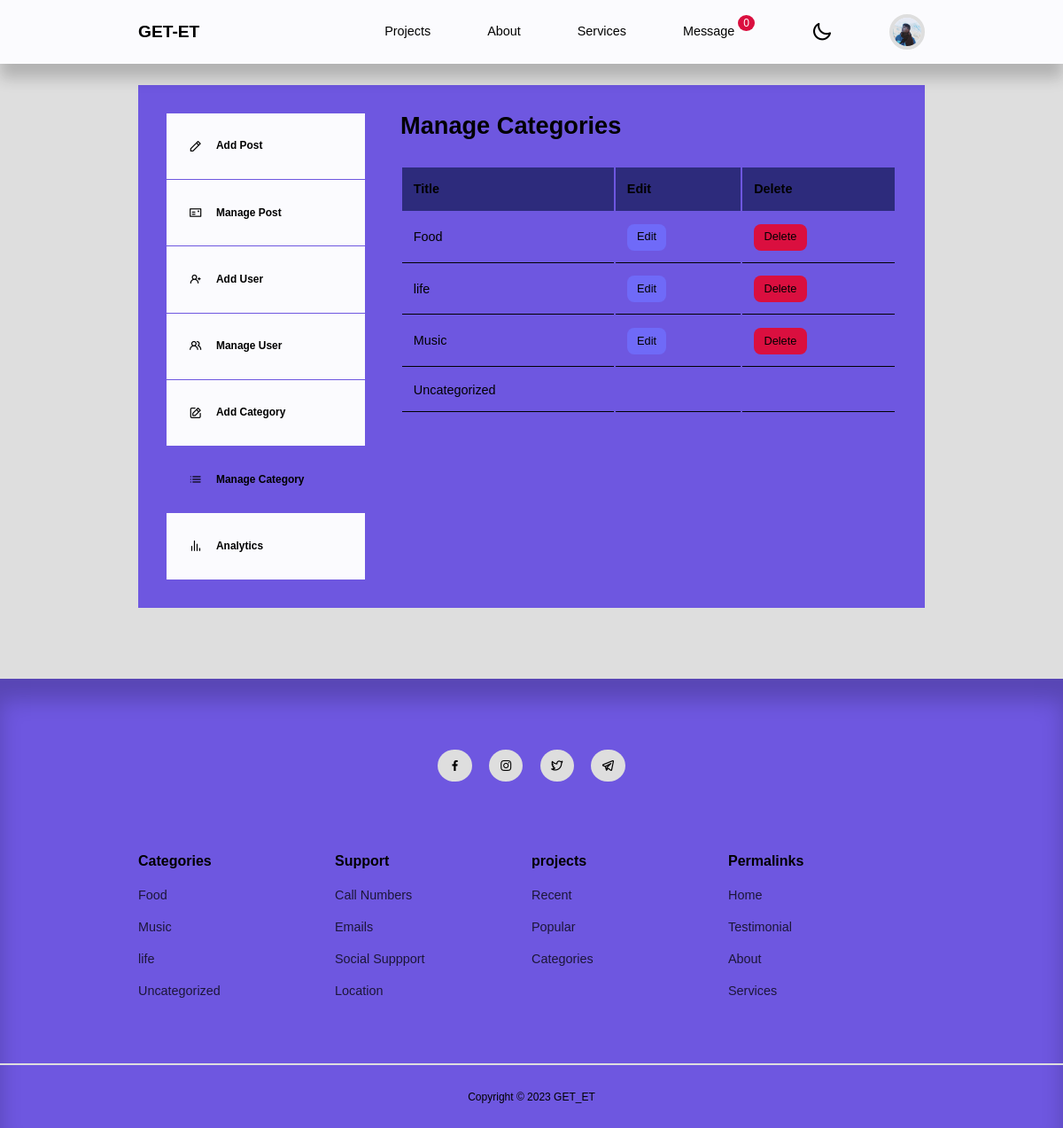
Page /admin/manage-categories.php (signed in) on the committed database.
### tables this page shows
CREATE TABLE `users` (
  `id` int(11) UNSIGNED NOT NULL,
  `firstname` varchar(50) NOT NULL,
  `lastname` varchar(50) NOT NULL,
  `username` varchar(50) NOT NULL,
  `email` varchar(100) NOT NULL,
  `password` varchar(255) NOT NULL,
  `avatar` varchar(255) NOT NULL,
  `is_admin` tinyint(1) NOT NULL,
  `foldername` varchar(255) NOT NULL,
  `status` tinyint(1) UNSIGNED NOT NULL DEFAULT 0,
  `verify_token` varchar(255) NOT NULL,
  `register_date` timestamp NOT NULL DEFAULT current_timestamp()
);

CREATE TABLE `categories` (
  `id` int(11) UNSIGNED NOT NULL,
  `title` varchar(50) NOT NULL,
  `description` varchar(10000) NOT NULL,
  `lock_category` tinyint(4) NOT NULL DEFAULT 0,
  `date_time` timestamp NOT NULL DEFAULT current_timestamp()
);

### admin/partials/header.php (called while the page is built, shortened)
<?php
 require '../partials/header.php';
?>

### admin/manage-categories.php (the view, shortened to what this page needs)
<?php
 include 'partials/header.php';
 $query = "SELECT * FROM categories ORDER BY title";
 $categories = mysqli_query($connection, $query);
 ?>
    <section class="dashboard">
        <div class="container dashboard__container">
            <aside>
                <ul>
                    <li>
                        <a href="add-post.php"><i   class="uil uil-pen"></i>
                        <h5>Add Post</h5></a>
                    </li>
                    <li>
                        <a href="index.php"><i class="uil uil-postcard"></i>
                        <h5>Manage Post</h5></a>
                    </li>
                        <?php
                            if(isset($_SESSION['user_is_admin'])) :
                        ?>
                    <li>
                        <a href="add-user.php"><i class="uil uil-user-plus"></i>
                        <h5>Add User</h5></a>
                    </li>
                    <li>
                        <a href="manage-user.php"><i class="uil uil-users-alt"></i>
                        <h5>Manage User</h5></a>
                    </li>
                    <li>
                        <a href="add-category.php"><i class="uil uil-edit"></i>
                        <h5>Add Category</h5></a>
                    </li>
                    <li>
                        <a href="manage-categories.php" class="active"><i class="uil uil-list-ul"></i>
                        <h5>Manage Category</h5></a>
                    </li>
                    <li>
                        <a href="analysis.php"><i class="uil uil-analytics"></i>
                        <h5>Analytics</h5></a>
                    </li>
                    <?php endif ?>
                </ul>
            </aside>
            <main>
                <h2>Manage Categories</h2>
                <?php if(mysqli_num_rows($categories) > 0) : ?>
                <table>
                    <thead>
                        <tr>
                            <th>Title</th>
                            <th>Edit</th>
                            <th>Delete</th>
                        </tr>
                    </thead>
                    <tbody>
                        <?php while($category = mysqli_fetch_assoc($categories)) : ?>
                            <?php if($category['lock_category']==1) :?>
                        <tr>
                            <td><?= $category['title'] ?></td>
                            <td></td>
                            <td></td>
                        </tr>
                        <?php else :?>
                            <tr>
                            <td><?= $category['title'] ?></td>
                            <td>
                                <?php $id=base64_encode($category['id']); ?>
                                <a href="<?= ROOT_URL ?>admin/edit-category.php?id=<?=$id?>" class="btn sm">Edit</a>
                            </td>
                            <td><a href="<?= ROOT_URL ?>admin/delete-category.php?id=<?= $category['id'] ?>" class="btn sm danger">Delete</a></td>
                        </tr>
                        <?php endif ?>
                       <?php endwhile ?>
                    </tbody>
                </table>
                <?php else : ?>
                    <div class="alert__message error">
                        <?= "No categories found" ?>
                    </div>
                <?php endif ?>
            </main>
        </div>
    </section>
<?php
 include '../partials/footer.php';
 ?>

### partials/header.php (shortened to what this page needs)
<?php
require 'config/database.php';
if(isset($_SESSION['user-id'])) {
    $id = filter_var($_SESSION['user-id'], FILTER_SANITIZE_NUMBER_INT);
    $query = "SELECT avatar, foldername FROM users WHERE id=$id";
    $result = mysqli_query($connection, $query);
    $avatar = mysqli_fetch_assoc($result);
}
?>
<!DOCTYPE html>
<html lang="en">
<head>
    <link rel="stylesheet" href="https://unicons.iconscout.com/release/v4.0.8/css/line.css">
    <link rel="stylesheet" href="<?= ROOT_URL ?>css/style.css">
    <link rel="stylesheet" href="<?= ROOT_URL ?>css/mode.css">
    <link rel="stylesheet" href="https://cdnjs.cloudflare.com/ajax/libs/font-awesome/4.7.0/css/font-awesome.min.css" />
</head>
<body>
    <nav>
        <div class="container nav__container">
            <a href="<?= ROOT_URL ?>" class="nav__logo">GET-ET</a>
            <ul class="nav__items">
                <li><a href="<?= ROOT_URL ?>projects.php">Projects</a></li>
                <li><a href="<?= ROOT_URL ?>about.php">About</a></li>
                <li><a href="<?= ROOT_URL ?>services.php">Services</a></li>
                <?php if(isset($_SESSION['user_is_admin'])) :?>
                <li>
                    <?php
                        $query = mysqli_query($connection,"SELECT * FROM message WHERE is_shown=0");
                        $count = mysqli_num_rows($query);
                    ?>
                    <a href="<?= ROOT_URL ?>message.php">Message <span id="notification__bar"><?=$count?></span>
                    </a>
                </li>
                <?php endif ?>
                <li class="nav_btn">
                    <i class="uil uil-moon" id="theme-button"></i>
                </li>
                <?php if(isset($_SESSION['user-id'])) :?>
                    <li class="nav__profile">
                        <div class="avatar">
                            <img src="<?= ROOT_URL . 'users/' . $avatar['foldername'] . '/images/' .  $avatar['avatar'] ?>" alt="">
                        </div>
                    </li>
                <?php else : ?>
                <li><a href="<?= ROOT_URL ?>signin.php">Signin</a></li>
                <?php endif ?>
            </ul>
        </div>
    </nav>

### partials/footer.php (shortened to what this page needs)
<footer>
    <div class="footer__socials">
        <a href="" target="_blank"><i class="uil uil-facebook-f"></i></a>
        <a href=""  target="_blank"><i class="uil uil-instagram"></i></a>
        <a href="" target="_blank"><i class="uil uil-twitter-alt"></i></a>
        <a href="" target="_blank"><i class="uil uil-telegram-alt"></i></a>
    </div>
    <div class="container footer__container">
        <article>
            <h4>Categories</h4>
            <?php
                $query = mysqli_query($connection,"SELECT * FROM categories ORDER BY date_time DESC
                LIMIT 4");
             ?>
            <ul>
           <?php while ($get = mysqli_fetch_assoc($query)) :?>
            <?php
                $id =  $get['id'];
                $encrypted_id = base64_encode($id);
                $urll = ROOT_URL . 'category-posts.php?id=' . $encrypted_id;
            ?>
                <li><a href="<?=$urll?>"><?=$get['title']?></a></li>
                <?php endwhile;?>
            </ul>
        </article>
        <article>
            <h4>Support</h4>
            <ul>
                <li><a href="<?=ROOT_URL?>location.php">Call Numbers</a></li>
                <li><a href="<?=ROOT_URL?>location.php">Emails</a></li>
                <li><a href="<?=ROOT_URL?>location.php">Social Suppport</a></li>
                <li><a href="<?=ROOT_URL?>location.php">Location</a></li>
            </ul>
        </article>
        <article>
            <h4>projects</h4>
            <ul>
                <li><a href="">Recent</a></li>
                <li><a href="">Popular</a></li>
                <li><a href="">Categories</a></li>
            </ul>
        </article>
        <article>
            <h4>Permalinks</h4>
            <ul>
                <li><a href="<?=ROOT_URL?>index.php">Home</a></li>
                <li><a href="<?=ROOT_URL?>testimonial.php">Testimonial</a></li>
                <li><a href="<?=ROOT_URL?>about.php">About</a></li>
                <li><a href="<?=ROOT_URL?>services.php">Services</a></li>
            </ul>
        </article>
    </div>
    <div class="footer__copyright">
        <small>Copyright &copy; 2023 GET_ET</small>
    </div>
</footer>
</body>
</html>

### rows in the picture
users: foldername+avatar (picture)
categories: title "Food"
categories: title "life"
categories: title "Music"
categories: title "Uncategorized"

### other values in the picture
$count "0"
